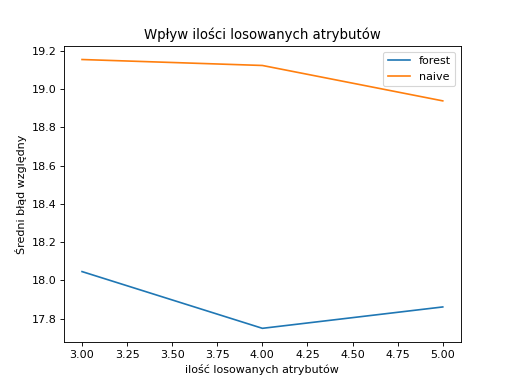

The script that drew this image:
import random_forest
from preparedata import *


if __name__ == '__main__':
    df = load()
    delayed_df = delay(df, 2)
    forest_result = list()
    naive_result = list()

    iterations = 10
    x_axis = range(3,6)
    for x in x_axis:
        random_forest.tree.config.create_config(min_split_size=10, number_of_predictors_to_draw=x)
        random_forest.forest.config.create_config(data_size_for_tree=140, number_of_trees=50)

        naive_err_sum, forest_err_sum, test_data_count = test(delayed_df, iterations)

        naive_result.append(naive_err_sum/(iterations*test_data_count)*100)
        forest_result.append(forest_err_sum/(iterations*test_data_count)*100)

    import matplotlib.pyplot as plt

    plt.plot(x_axis, forest_result, label="forest")
    plt.plot(x_axis, naive_result, label="naive")
    plt.xlabel('ilość losowanych atrybutów')
    plt.ylabel('Średni błąd względny')
    plt.title('Wpływ ilości losowanych atrybutów')
    plt.legend()
    plt.show()
